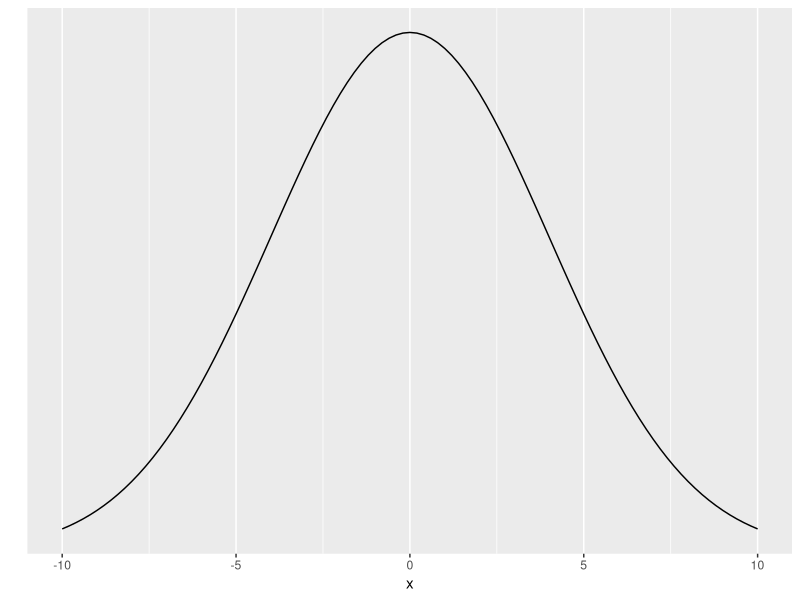
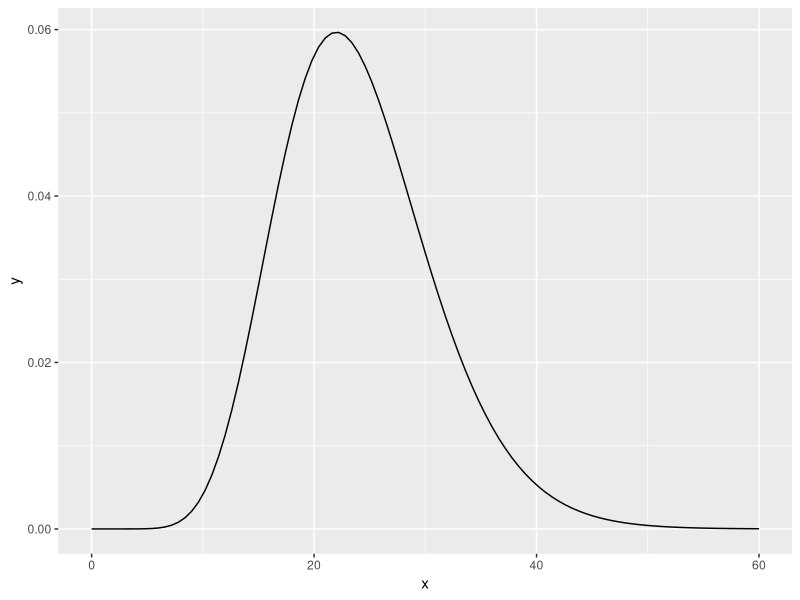

The R source for these figures, in order:
## ---- chunk 1
knitr::opts_chunk$set(echo = TRUE)
## ---- chunk 2
library(ggplot2)
p1 <- ggplot(data = data.frame(x = c(-10, 10)), aes(x)) +
  stat_function(fun = dnorm, n = 101, args = list(mean = 0, sd = 4)) + ylab("") +
  scale_y_continuous(breaks = NULL)
p1
## ---- chunk 3
library(ggplot2)

ggplot(data.frame(x = c(0, 60)), aes(x = x)) +
     stat_function(fun = dchisq, args = list(df = 24))
## ---- chunk 4
result <- function(a,b,c){
  if(delta(a,b,c) > 0){
        x_1 = (-b+sqrt(delta(a,b,c)))/(2*a)
        x_2 = (-b-sqrt(delta(a,b,c)))/(2*a)
        result = c(x_1,x_2)
  }
  else if(delta(a,b,c) == 0){ 
        x = -b/(2*a)
  }
  else {"try again."} 
}

delta<-function(a,b,c){
      b^2-4*a*c
}

a <- result(-3839, -1655, 64);a
## ---- chunk 5
var <-1/ (((1997/(2+0.0357)^2) + (1810/(1-0.0357)^2) + (32/0.0357^2) )) ;var

sd <- var^{1/2}; sd
## ---- chunk 6
0.0357 - 1.96 * 0.000036315^(1/2)
0.0357 + 1.96 * 0.000036315^(1/2)
## ---- chunk 7
N <- 100000 # boostrap samples
thetaMLE <-  0.0357 # initial MLE estiamte 
thetas <- array()

for (i in 1:N){
  data<- rmultinom(1, 3839 ,prob = c((2+thetaMLE)*.25, (1-thetaMLE)*.25, (1-thetaMLE)*.25, thetaMLE*.25 ))
  n<- sum(data) #sample size 

negative_loglik<- function(x){
  p<- c( (2+x)*.25, (1-x)*.25, (1-x)*.25, x*.25 ) #likelihood 
  # log_likelihood
  ell<- -1 * sum(data*log(p))
  return(ell)}

res<- optim(0.5, negative_loglik, hessian = TRUE, method = "Brent",lower=0,upper=1)
thetas[i]<- res$par
}
sd(thetas)
## ---- chunk 8
quantile(thetas, c(0.025,0.975)) 
